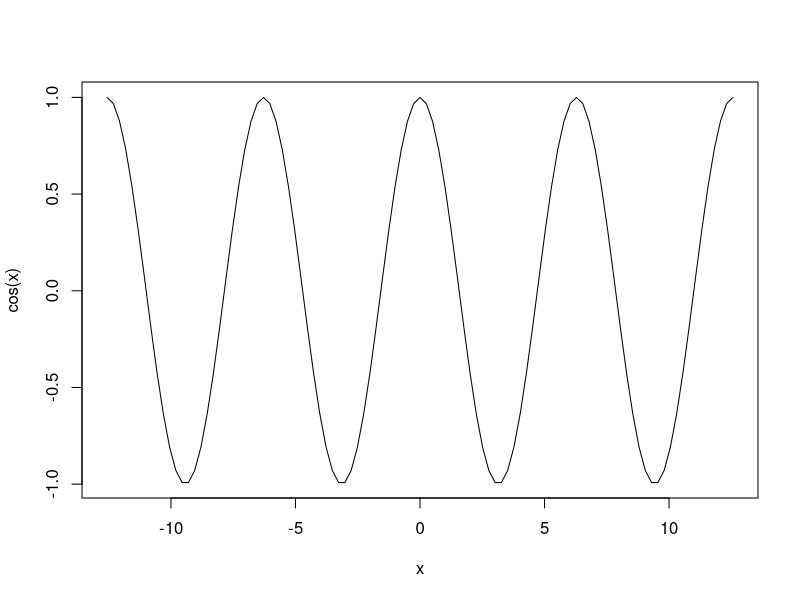
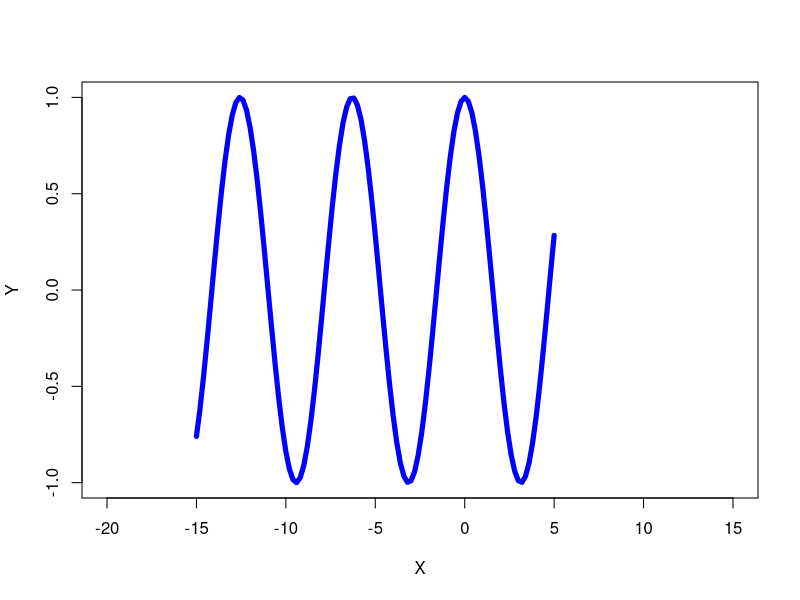
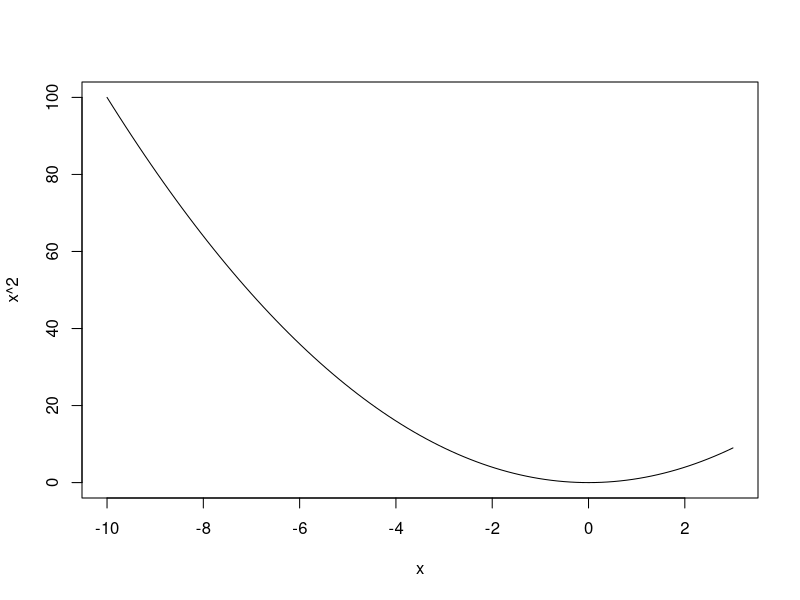
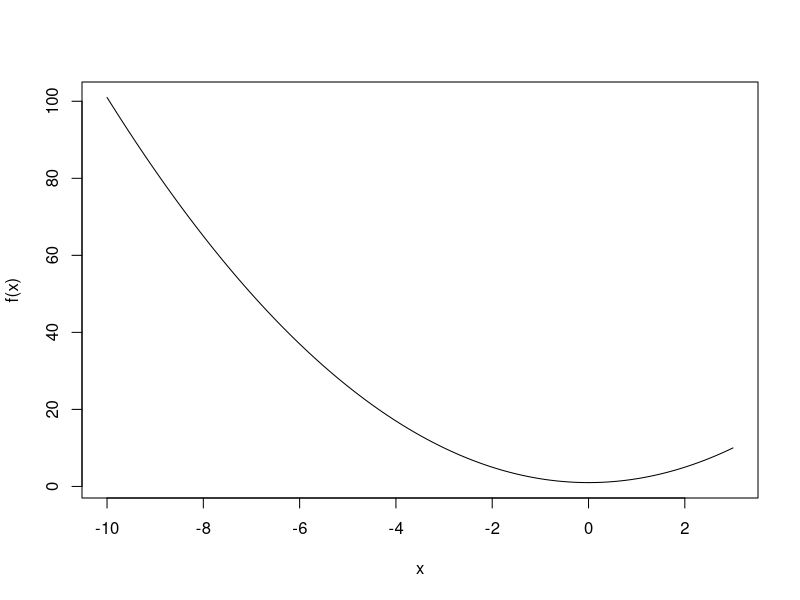
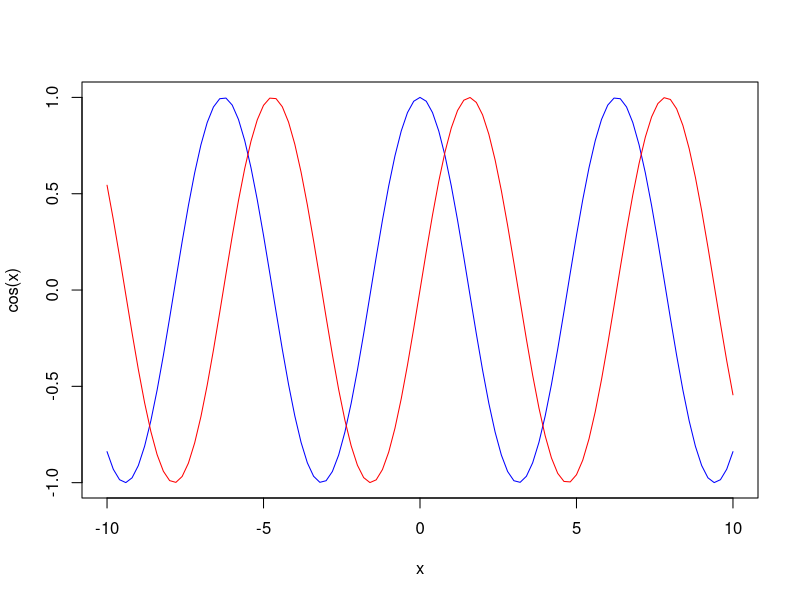
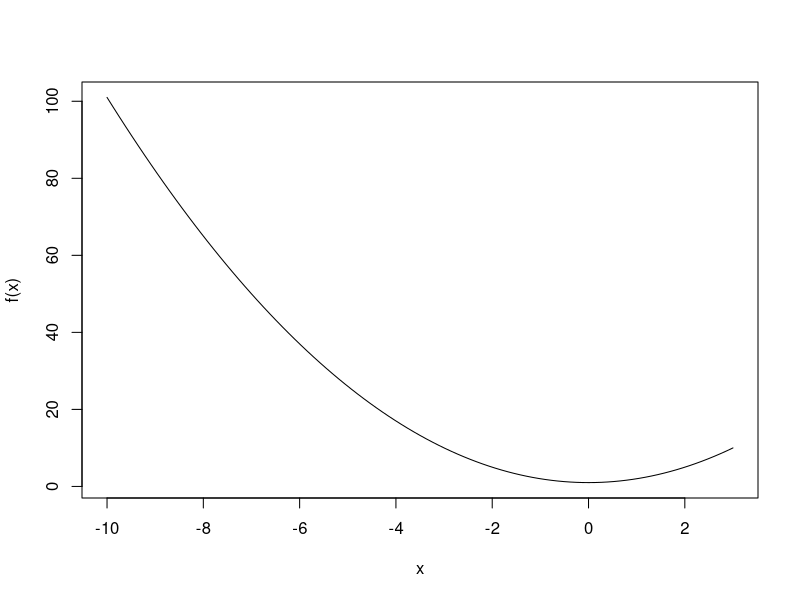
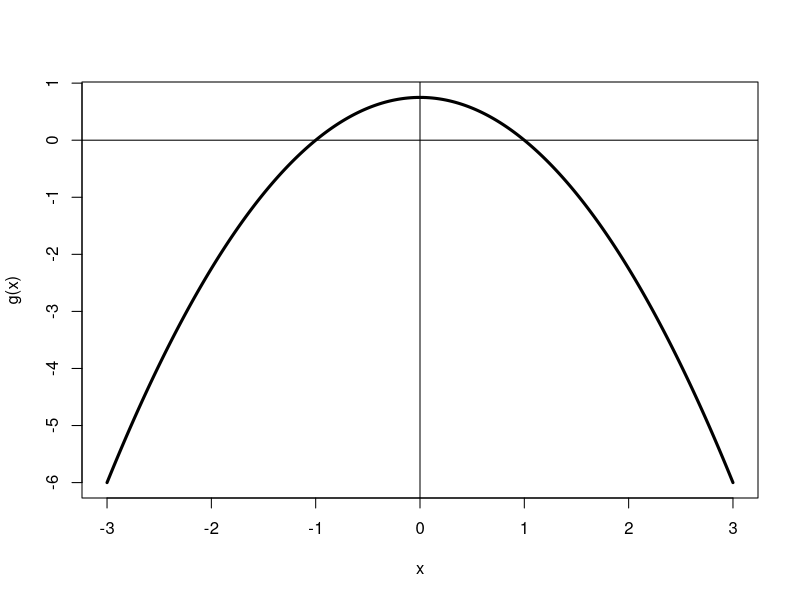

Write R code to recreate these figures, in order. (Note: this script raises an error after producing the figures.)
## ---- chunk 1
#Part a
dbinom(10,100,0.3)

#Part b
pbinom(10,100,0.3)

#Part c
pbinom(9,100,0.3)

#Part d
1-pbinom(10,100,0.3)
#Part e
1-pbinom(9,100,0.3)

#Part f
pbinom(9,100,0.3)-pbinom(4,100,0.3)



## ---- chunk 2
#a.
dbinom(3,10,0.3)
#b.
pbinom(1,10,0.3)
#c.
1-pbinom(1,10,0.3)
#d.
#1-pbinom(7,10,0.3)
1 - pbinom(8, 10, 0.3)

#e.
pbinom(9,10,0.3)
#f.
pbinom(9,10,0.3)-pbinom(1,10,0.3)
## ---- chunk 3
#a
dnbinom(3,3,0.15)
#b
pnbinom(1,3,0.15)
#c
1-dnbinom(1,3,0.15)
#d
dnbinom(2,3,0.15)+dnbinom(3,3,0.15)
#pnbinom(3, size=3, prob=0.15) - pnbinom(1, size=3, prob=0.15)

## ---- chunk 4
#b
#first approach
pgeom(5,1/3)

#second approach
1-dbinom(0,6,1/3)

#d
pbinom(9,365,20/365)

#f
1-dbinom(0,5,0.1)
#g
pbinom(20,1250,0.01)
## ---- chunk 5
#a
binom.less <- function(q,size,prob){
  pbinom(q-1,size,prob)
}

#b
binom.geq <- function(q,size,prob){
  1-binom.less(q,size,prob)
}


#c
binom.between <-function(a,b,size,prob){
  #pbinom(b,size,prob) - pbinom(a-1,size,prob)
  pbinom(b,size,prob) - pbinom(a,size,prob)
}

#P(X<5)
binom.less(5,10,0.5)

#P(X>=5)
binom.geq(5,10,0.5)

## ---- chunk 6
curve(cos,from=-4*pi,to=4*pi)

## ---- chunk 7
curve(cos,from=-15,to=5,xlim=c(-20,15),xlab="X",ylab="Y",lwd=5,col="blue")

## ---- chunk 8
#Put the formula directly into the curve function
curve(x^2, from = -10, to =3)

## ---- chunk 9
#define the function separately, and then pass it as an argument 
#to the curve function.
f <- function(x){x^2 + 1}
#n increases making the function smoother
curve(f,from=-10,to=3,n=10000)
## ---- chunk 10
curve(cos,from=-10,to=10,col="blue")
## ---- chunk 11
curve(sin,from=-10,to=10,col="red",add=TRUE)
## ---- chunk 12
#define the function separately, and then pass it as an argument 
#to the curve function.
f <- function(x){x^2 + 1}
curve(f,from=-10,to=3)
## ---- chunk 13
g<-function(x){
  3*(x+1)*(1-x)/4
}
#lwd makes the function bolder
curve(g,from=-3,to=3,n=50000,lwd=3) 
abline(h=0,v=0)
## ---- chunk 14
1:6 == 3

## ---- chunk 15
1:6 >= 3

## ---- chunk 16
0:6 == (0:6)^2
## ---- chunk 17
f<-function(x) if(x>= -1 & x <= 2){(x-1)^2/3}else{0}


## ---- chunk 18
f(-2)
f(-1)
f(0)
f(1)
f(2)
## ---- chunk 19
x <- -10:10
(x-1)^2/3
log(x)
## ---- chunk 20
f(1:6)
f(-2:2)
## ---- chunk 21
#The following will NOT work
f<-function(x){
  if (x>=-1 & x <= 2){(x-1)^2/3}else{0}
}
curve(f,from=-10,to=10)
## ---- chunk 22
#The following will work
f<-function(x){
  ifelse(x>=-1 & x<=2,(x-1)^2/3,0)
}
curve(f,from=-10,to=10)
## ---- chunk 23
curve(f,from=-1,to=2,xlim=c(-10,10))
lines(x=c(-10,-1),y=c(0,0))
lines(x=c(2,10),y=c(0,0))
points(x=c(-1,2),y=f(c(-1,2)),pch=19)
points(x=c(-1,2),y=c(0,0),pch=21,bg="white")
## ---- chunk 24
#a
f <- function(x){
  ifelse(x>=1 & x <= 1.5, 4*x-4,ifelse(x>=1.5 & x<= 2,8-4*x,0))
}

#b
f <- Vectorize ( f )

curve(f,from=0,to=2,lwd=3)
